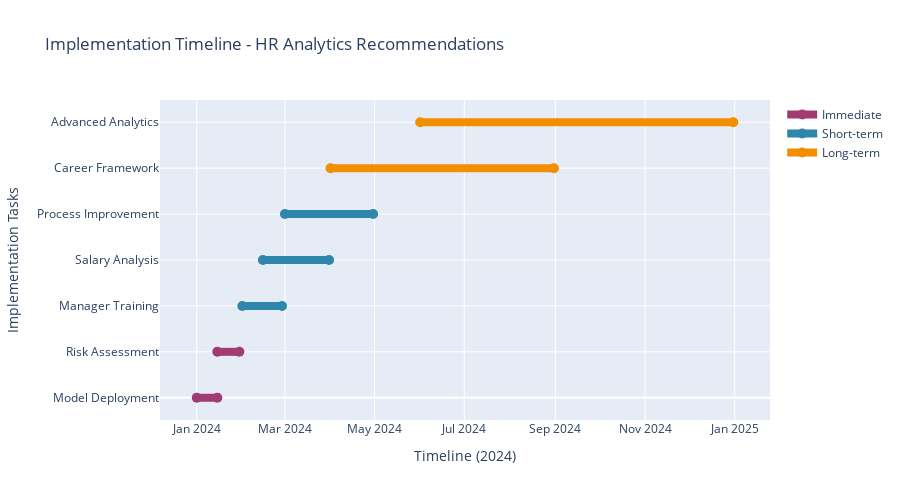

The code cell stored with this chart in its notebook:
### Markdown cell above
## 4. Business Recommendations

### Code cell
# Generate comprehensive business recommendations
print("BUSINESS RECOMMENDATIONS")
print("=" * 32)

# Define recommendation categories
recommendations = {
    'Immediate Actions (0-30 days)': [
        'Deploy predictive model to score all current employees',
        'Identify top 10% highest-risk employees for immediate intervention',
        'Schedule one-on-one meetings with at-risk employees and their managers',
        ' Create real-time dashboard for HR team monitoring',
        'Develop intervention playbook based on risk factors'
    ],
    
    'Short-term Initiatives (1-3 months)': [
        'Conduct comprehensive salary benchmark analysis',
        'Implement enhanced performance feedback systems',
        'Expand professional development and training programs',
        'Launch mentorship program for high-potential employees',
        'Address department-specific retention challenges',
        ' Implement monthly "stay interviews" with at-risk employees'
    ],
    
    'Long-term Strategy (3-12 months)': [
        'Develop comprehensive career progression frameworks',
        'Create personalized retention strategies by employee segment',
        ' Implement predictive analytics for proactive talent management',
        'Design recognition and reward programs based on data insights',
        'Establish continuous model improvement process',
        'Expand analytics to predict high-performer potential'
    ]
}

# Create implementation timeline visualization
fig = go.Figure()

# Timeline data
timeline_data = [
    {'Task': 'Model Deployment', 'Start': '2024-01-01', 'End': '2024-01-15', 'Category': 'Immediate'},
    {'Task': 'Risk Assessment', 'Start': '2024-01-15', 'End': '2024-01-30', 'Category': 'Immediate'},
    {'Task': 'Manager Training', 'Start': '2024-02-01', 'End': '2024-02-28', 'Category': 'Short-term'},
    {'Task': 'Salary Analysis', 'Start': '2024-02-15', 'End': '2024-03-31', 'Category': 'Short-term'},
    {'Task': 'Process Improvement', 'Start': '2024-03-01', 'End': '2024-04-30', 'Category': 'Short-term'},
    {'Task': 'Career Framework', 'Start': '2024-04-01', 'End': '2024-08-31', 'Category': 'Long-term'},
    {'Task': 'Advanced Analytics', 'Start': '2024-06-01', 'End': '2024-12-31', 'Category': 'Long-term'}
]

colors = {
    'Immediate': TECHNOVA_COLORS['secondary'],
    'Short-term': TECHNOVA_COLORS['primary'],
    'Long-term': TECHNOVA_COLORS['accent']
}

for i, task in enumerate(timeline_data):
    fig.add_trace(go.Scatter(
        x=[task['Start'], task['End']],
        y=[i, i],
        mode='lines+markers',
        line=dict(color=colors[task['Category']], width=8),
        marker=dict(size=10, color=colors[task['Category']]),
        name=task['Category'],
        showlegend=i == 0 or (i > 0 and task['Category'] != timeline_data[i-1]['Category']),
        hovertemplate=f"{task['Task']}<br>Category: {task['Category']}<br>Duration: {task['Start']} to {task['End']}<extra></extra>"
    ))

fig.update_layout(
    title='Implementation Timeline - HR Analytics Recommendations',
    xaxis_title='Timeline (2024)',
    yaxis_title='Implementation Tasks',
    yaxis=dict(tickvals=list(range(len(timeline_data))), 
               ticktext=[task['Task'] for task in timeline_data]),
    height=500,
    showlegend=True,
    font=dict(size=12)
)

fig.show()

# Print detailed recommendations
for category, actions in recommendations.items():
    print(f"\n{category.upper()}:")
    for action in actions:
        print(f"   {action}")

# ROI Analysis
print(f"\nROI ANALYSIS:")
print(f"   Initial Investment: €100,000 (model development + implementation)")
print(f"   Annual Benefits: €{annual_savings:,}")
print(f"   ROI: {annual_savings/100000:.1f}:1")
print(f"   Payback Period: {100000/annual_savings*12:.1f} months")
print(f"   3-Year NPV: €{annual_savings*3-100000:,}")

# Success metrics
print(f"\n SUCCESS METRICS TO TRACK:")
success_metrics = [
    'Monthly turnover rate reduction',
    'Model prediction accuracy',
    'Employee satisfaction scores',
    'Cost per hire reduction',
    'Average time to fill positions',
    'Employee engagement scores',
    'Internal promotion rates'
]

for i, metric in enumerate(success_metrics, 1):
    print(f"   {i}. {metric}")

print(f"\nBusiness recommendations completed")

### Figure 1 — Plotly figure (JSON) as saved in the notebook; plotly's stock layout.template omitted (floating-point values rounded to 4 significant figures)
{"data": [{"hovertemplate": "Model Deployment<br>Category: Immediate<br>Duration: 2024-01-01 to 2024-01-15<extra></extra>", "line": {"color": "#A23B72", "width": 8}, "marker": {"color": "#A23B72", "size": 10}, "mode": "lines+markers", "name": "Immediate", "showlegend": true, "type": "scatter", "x": ["2024-01-01", "2024-01-15"], "y": [0, 0]}, {"hovertemplate": "Risk Assessment<br>Category: Immediate<br>Duration: 2024-01-15 to 2024-01-30<extra></extra>", "line": {"color": "#A23B72", "width": 8}, "marker": {"color": "#A23B72", "size": 10}, "mode": "lines+markers", "name": "Immediate", "showlegend": false, "type": "scatter", "x": ["2024-01-15", "2024-01-30"], "y": [1, 1]}, {"hovertemplate": "Manager Training<br>Category: Short-term<br>Duration: 2024-02-01 to 2024-02-28<extra></extra>", "line": {"color": "#2E86AB", "width": 8}, "marker": {"color": "#2E86AB", "size": 10}, "mode": "lines+markers", "name": "Short-term", "showlegend": true, "type": "scatter", "x": ["2024-02-01", "2024-02-28"], "y": [2, 2]}, {"hovertemplate": "Salary Analysis<br>Category: Short-term<br>Duration: 2024-02-15 to 2024-03-31<extra></extra>", "line": {"color": "#2E86AB", "width": 8}, "marker": {"color": "#2E86AB", "size": 10}, "mode": "lines+markers", "name": "Short-term", "showlegend": false, "type": "scatter", "x": ["2024-02-15", "2024-03-31"], "y": [3, 3]}, {"hovertemplate": "Process Improvement<br>Category: Short-term<br>Duration: 2024-03-01 to 2024-04-30<extra></extra>", "line": {"color": "#2E86AB", "width": 8}, "marker": {"color": "#2E86AB", "size": 10}, "mode": "lines+markers", "name": "Short-term", "showlegend": false, "type": "scatter", "x": ["2024-03-01", "2024-04-30"], "y": [4, 4]}, {"hovertemplate": "Career Framework<br>Category: Long-term<br>Duration: 2024-04-01 to 2024-08-31<extra></extra>", "line": {"color": "#F18F01", "width": 8}, "marker": {"color": "#F18F01", "size": 10}, "mode": "lines+markers", "name": "Long-term", "showlegend": true, "type": "scatter", "x": ["2024-04-01", "2024-08-31"], "y": [5, 5]}, {"hovertemplate": "Advanced Analytics<br>Category: Long-term<br>Duration: 2024-06-01 to 2024-12-31<extra></extra>", "line": {"color": "#F18F01", "width": 8}, "marker": {"color": "#F18F01", "size": 10}, "mode": "lines+markers", "name": "Long-term", "showlegend": false, "type": "scatter", "x": ["2024-06-01", "2024-12-31"], "y": [6, 6]}], "layout": {"font": {"size": 12}, "height": 500, "showlegend": true, "title": {"text": "Implementation Timeline - HR Analytics Recommendations"}, "xaxis": {"title": {"text": "Timeline (2024)"}}, "yaxis": {"ticktext": ["Model Deployment", "Risk Assessment", "Manager Training", "Salary Analysis", "Process Improvement", "Career Framework", "Advanced Analytics"], "tickvals": [0, 1, 2, 3, 4, 5, 6], "title": {"text": "Implementation Tasks"}}}}
